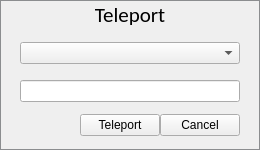
<?xml version="1.0" encoding="UTF-8"?>
<ui version="4.0">
 <class>TeleportWidget</class>
 <widget class="QWidget" name="TeleportWidget">
  <property name="geometry">
   <rect>
    <x>0</x>
    <y>0</y>
    <width>258</width>
    <height>150</height>
   </rect>
  </property>
  <property name="windowTitle">
   <string>Settings Widget</string>
  </property>
  <property name="styleSheet">
   <string notr="true">QWidget#TeleportWidget {
	border: 1px solid rgb(139, 141, 143);
}</string>
  </property>
  <layout class="QVBoxLayout" name="verticalLayout">
   <property name="spacing">
    <number>0</number>
   </property>
   <property name="margin">
    <number>0</number>
   </property>
   <item>
    <layout class="QVBoxLayout" name="verticalLayout_4">
     <item>
      <layout class="QHBoxLayout" name="horizontalLayout_5">
       <property name="spacing">
        <number>0</number>
       </property>
       <item>
        <layout class="QVBoxLayout" name="verticalLayout_5">
         <property name="spacing">
          <number>0</number>
         </property>
         <item>
          <widget class="QLabel" name="titleLabel">
           <property name="sizePolicy">
            <sizepolicy hsizetype="Expanding" vsizetype="Fixed">
             <horstretch>0</horstretch>
             <verstretch>0</verstretch>
            </sizepolicy>
           </property>
           <property name="minimumSize">
            <size>
             <width>0</width>
             <height>30</height>
            </size>
           </property>
           <property name="maximumSize">
            <size>
             <width>16777215</width>
             <height>30</height>
            </size>
           </property>
           <property name="font">
            <font>
             <family>Calibri</family>
             <pointsize>16</pointsize>
            </font>
           </property>
           <property name="text">
            <string>Teleport</string>
           </property>
           <property name="alignment">
            <set>Qt::AlignCenter</set>
           </property>
          </widget>
         </item>
         <item>
          <widget class="QFrame" name="ContentFrame">
           <layout class="QVBoxLayout" name="verticalLayout_2">
            <property name="spacing">
             <number>0</number>
            </property>
            <property name="margin">
             <number>0</number>
            </property>
            <item>
             <layout class="QHBoxLayout" name="horizontalLayout">
              <property name="spacing">
               <number>1</number>
              </property>
              <item>
               <spacer name="verticalSpacer_2">
                <property name="orientation">
                 <enum>Qt::Vertical</enum>
                </property>
                <property name="sizeType">
                 <enum>QSizePolicy::Minimum</enum>
                </property>
                <property name="sizeHint" stdset="0">
                 <size>
                  <width>20</width>
                  <height>30</height>
                 </size>
                </property>
               </spacer>
              </item>
              <item>
               <widget class="QComboBox" name="regionComboBox">
                <property name="minimumSize">
                 <size>
                  <width>200</width>
                  <height>0</height>
                 </size>
                </property>
               </widget>
              </item>
              <item>
               <spacer name="verticalSpacer_3">
                <property name="orientation">
                 <enum>Qt::Vertical</enum>
                </property>
                <property name="sizeType">
                 <enum>QSizePolicy::Minimum</enum>
                </property>
                <property name="sizeHint" stdset="0">
                 <size>
                  <width>20</width>
                  <height>30</height>
                 </size>
                </property>
               </spacer>
              </item>
             </layout>
            </item>
            <item>
             <layout class="QHBoxLayout" name="horizontalLayout_6">
              <property name="spacing">
               <number>1</number>
              </property>
              <item>
               <spacer name="verticalSpacer_4">
                <property name="orientation">
                 <enum>Qt::Vertical</enum>
                </property>
                <property name="sizeType">
                 <enum>QSizePolicy::Minimum</enum>
                </property>
                <property name="sizeHint" stdset="0">
                 <size>
                  <width>20</width>
                  <height>30</height>
                 </size>
                </property>
               </spacer>
              </item>
              <item>
               <widget class="QLineEdit" name="regionLineEdit">
                <property name="minimumSize">
                 <size>
                  <width>200</width>
                  <height>0</height>
                 </size>
                </property>
               </widget>
              </item>
              <item>
               <spacer name="verticalSpacer">
                <property name="orientation">
                 <enum>Qt::Vertical</enum>
                </property>
                <property name="sizeType">
                 <enum>QSizePolicy::Minimum</enum>
                </property>
                <property name="sizeHint" stdset="0">
                 <size>
                  <width>20</width>
                  <height>30</height>
                 </size>
                </property>
               </spacer>
              </item>
             </layout>
            </item>
            <item>
             <layout class="QHBoxLayout" name="horizontalLayout_3">
              <property name="spacing">
               <number>0</number>
              </property>
              <property name="leftMargin">
               <number>0</number>
              </property>
              <property name="topMargin">
               <number>0</number>
              </property>
              <property name="rightMargin">
               <number>0</number>
              </property>
              <property name="bottomMargin">
               <number>6</number>
              </property>
              <item>
               <spacer name="horizontalSpacer_2">
                <property name="orientation">
                 <enum>Qt::Horizontal</enum>
                </property>
                <property name="sizeType">
                 <enum>QSizePolicy::Minimum</enum>
                </property>
                <property name="sizeHint" stdset="0">
                 <size>
                  <width>80</width>
                  <height>20</height>
                 </size>
                </property>
               </spacer>
              </item>
              <item>
               <widget class="QPushButton" name="teleportPushButton">
                <property name="text">
                 <string>Teleport</string>
                </property>
               </widget>
              </item>
              <item>
               <widget class="QPushButton" name="cancelPushButton">
                <property name="text">
                 <string>Cancel</string>
                </property>
               </widget>
              </item>
              <item>
               <spacer name="horizontalSpacer">
                <property name="orientation">
                 <enum>Qt::Horizontal</enum>
                </property>
                <property name="sizeType">
                 <enum>QSizePolicy::Minimum</enum>
                </property>
                <property name="sizeHint" stdset="0">
                 <size>
                  <width>20</width>
                  <height>20</height>
                 </size>
                </property>
               </spacer>
              </item>
             </layout>
            </item>
           </layout>
          </widget>
         </item>
        </layout>
       </item>
      </layout>
     </item>
    </layout>
   </item>
  </layout>
 </widget>
 <resources/>
 <connections/>
</ui>
